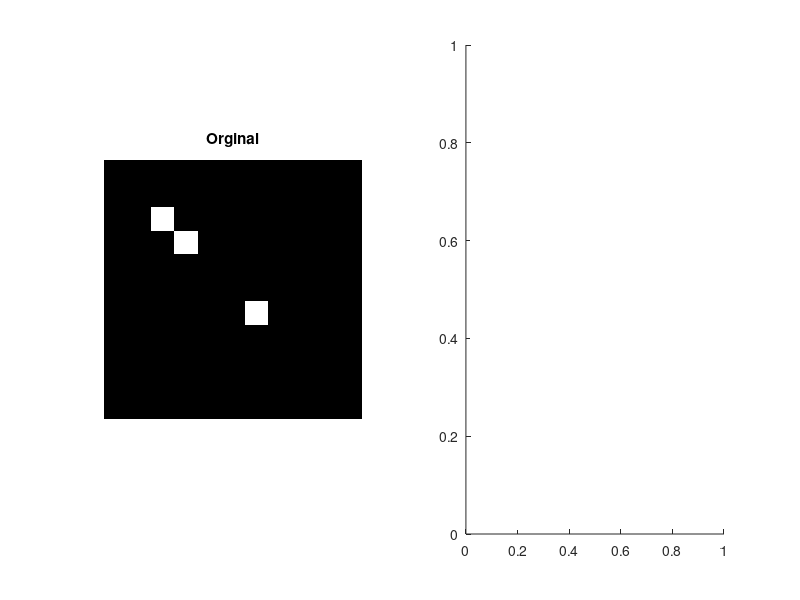

MATLAB code for this plot: (Note: this script raises an error after producing the figure.)
clc;
close all;
clear;

img_z=zeros(11,11);

img_z(3,3)=1;
img_z(4,4)=1;
img_z(7,7)=1;


figure(1);
subplot(1,2,1);
imshow(img_z);
title('Orginal');
subplot(1,2,2);
[H,T,R] = hough(img_z,'RhoResolution',0.1,'ThetaResolution',0.5);
imshow(H);
title('Img in Hough space');


%196 165

o=T(196);
p=R(165);


v_x = 0:0.1:10;
v_y =(p-v_x*cosd(o))/sind(o);
%%
figure(2);
imshow(img_z);
hold on;
plot(v_x+1,v_y+1)

%%


